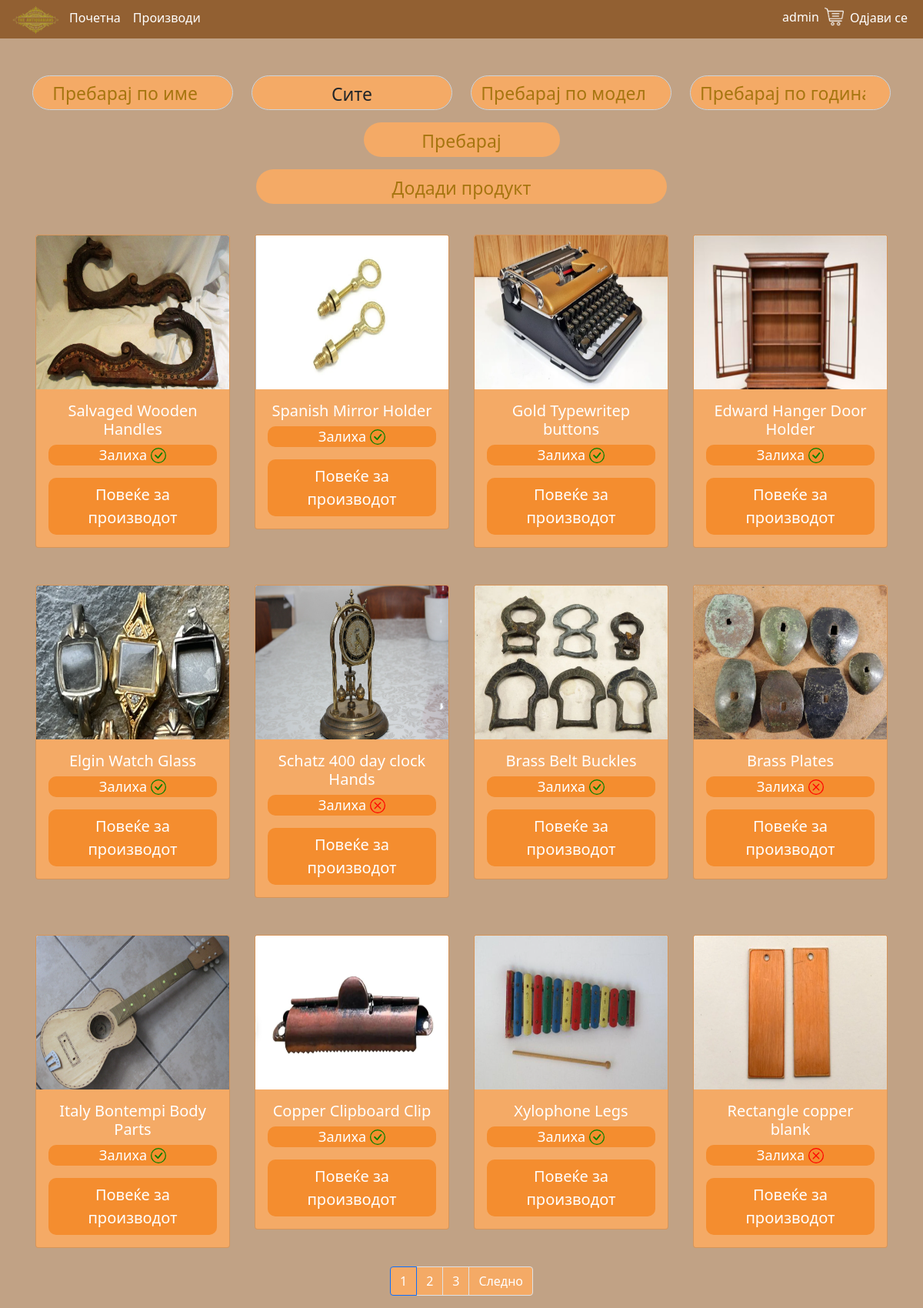
Screenshot of /products/ (signed in) with the database file from the repository.
### The_Antiquarians_app/models.py (models this page shows, shortened)
class Product(models.Model):
    CATEGORY = [
        ('Мебел', 'Мебел'),
        ('Накит', 'Накит'),
        ('Часовници', 'Часовници'),
        ('Кујнски прибор', 'Кујнски прибор'),
        ('Декоративни работи', 'Декоративни работи'),
        ('Интериор', 'Интериор'),
        ('Музички инструменти', 'Музички инструменти'),
        ('Играчки', 'Играчки'),
        ('Текстил', 'Текстил'),
    ]
    seller_name_and_surname = models.CharField(max_length=100, null=True, blank=True)
    seller_city = models.CharField(max_length=100, null=True, blank=True)
    seller_email = models.CharField(max_length=100, null=True, blank=True)
    seller_phone_number = models.CharField(max_length=100, null=True, blank=True)
    name = models.CharField(max_length=100, null=False, blank=False)
    price = models.IntegerField(null=False, blank=False)
    quantity = models.IntegerField(null=False, blank=False)
    year = models.IntegerField(null=False, blank=False)
    category = models.CharField(max_length=255, null=False, blank=False, choices=CATEGORY)
    model = models.CharField(max_length=255, null=False, blank=False)
    image = models.ImageField(upload_to="The_Antiquarians_app/static/images/images")
    description = models.TextField(max_length=500)
    @property
    def imageURL(self):
        try:
            url = self.image.url
        except:
            url = ''
        return url

### The_Antiquarians_app/views.py (the view)
# urls.py: path('products/', products, name="products"),
def products(request):
    name_filter = request.GET.get('name_filter')
    category_filter = request.GET.get('category_filter')
    model_filter = request.GET.get('model_filter')
    year_filter = request.GET.get('year_filter')
    all_products = Product.objects.all()
    if name_filter:
        all_products = all_products.filter(name__icontains=name_filter)
    if category_filter:
        all_products = all_products.filter(category__icontains=category_filter)
    if model_filter:
        all_products = all_products.filter(model__icontains=model_filter)
    if year_filter:
        all_products = all_products.filter(year__icontains=year_filter)
    paginator = Paginator(all_products, 12)
    page_number = request.GET.get('page')
    all_products = paginator.get_page(page_number)
    categories = []
    for category in Product.CATEGORY:
        categories.append(category[1])
    context = {
        "products": all_products,
        "name_filter_value": name_filter,
        "category_filter_value": category_filter,
        "model_filter_value": model_filter,
        "year_filter_value": year_filter,
        "categories": categories
    }
    return render(request, "products.html", context=context)

### The_Antiquarians_app/templates/products.html (shortened to what this page needs)
{% extends 'main.html' %}
{% load static %}
{% block content %}
    <div class="container mt-5">
        <form method="GET" action="{% url 'products' %}">
            <div class="row">
                <div class="col-lg-3 col-md-6">
                    <input class="form-control btn-search-products" type="search" name="name_filter"
                           placeholder="Пребарај по име" aria-label="Search"
                            >
                </div>
                <div class="col-lg-3 col-md-6">
                    <div class="dropdown">
                        <select class="form-control dropdown-toggle btn-search-products w-100" name="category_filter">
                            <option value="">Сите</option>
                        </select>
                    </div>
                </div>
                <div class="col-lg-3 col-md-6">
                    <input class="form-control btn-search-products" type="search" name="model_filter"
                           placeholder="Пребарај по модел" aria-label="Search"
                            >
                </div>
                <div class="col-lg-3 col-md-6">
                    <input class="form-control btn-search-products" type="search" name="year_filter"
                           placeholder="Пребарај по година" aria-label="Search"
                            >
                </div>
            </div>
            <div class="col-lg-3 col-md-3 container my-3">
                <button class="btn w-100 btn-add-new-product" type="submit">Пребарај</button>
            </div>
            {% if user.is_superuser %}
                <div class="col-lg-6 col-md-6 container my-3">
                    <a class="btn w-100 btn-add-new-product" href="{% url 'add_product' %}">Додади продукт</a>
                </div>
            {% endif %}
        </form>
    </div>
    <div class="container">
        <div class="row justify-content-center">
            {% for product in products %}
                <div class="px-3 col-3 my-4">
                    <div class="card product-container">
                        <img src="{{ product.imageURL }}" class="card-img-top img-prod">
                        <div class="card-body">
                            <h5 class="card-title text-white text-center">{{ product.name }}</h5>
                            {% if product.quantity > 0 %}
                                <p class="card-btn-stock text-white">
                                    Залиха
                                </p>
                            {% else %}
                                <p class="card-btn-stock text-white">
                                    Залиха
                                </p>
                            {% endif %}
                            <div class="d-flex justify-content-center card-btn-product">
                                <a class="text-white btn fs-5" href="{% url 'product_details' product.id %}">Повеќе за
                                    производот</a>
                            </div>
                        </div>
                    </div>
                </div>
            {% endfor %}
        </div>
    </div>
    <nav aria-label="Page navigation example">
        <ul class="pagination justify-content-center">
            {% for num in products.paginator.page_range %}
                {% if products.number == num %}
                    <li class="page-item active">
                        <span class="page-link">{{ num }}</span>
                    </li>
                {% else %}
                    <li class="page-item">
                        <a class="page-link" href="?page={{ num }}">{{ num }}</a>
                    </li>
                {% endif %}
            {% endfor %}
            {% if products.has_next %}
                <li class="page-item">
                    <a class="page-link" href="?page={{ products.next_page_number }}">Следно</a>
                </li>
            {% endif %}
        </ul>
    </nav>
{% endblock content %}

### The_Antiquarians_app/templates/main.html (shortened to what this page needs)
<!DOCTYPE html>
{% load static %}
<html lang="en">
<head>
    <link rel="stylesheet" type="text/css" href="{% static 'css/main.css' %}">
    <link href="https://cdn.jsdelivr.net/npm/bootstrap@5.0.2/dist/css/bootstrap.min.css" rel="stylesheet"
>
</head>
<body>
<nav class="navbar-expand-lg navcolor">
    <div class="container-fluid">
        <div class="collapse navbar-collapse" id="navbarSupportedContent">
            <ul class="navbar-nav me-auto mb-3 mb-lg-0 leftsidenavbar">
                <li class="nav-item">
                    <img src="{% static 'images/logo.png' %}" style="width: 70px; height: 50px">
                </li>
                <li class="nav-item">
                    <a class="nav-link active text-white" aria-current="page" href="{% url 'home' %}">Почетна</a>
                </li>
                <li class="nav-item">
                    <a class="nav-link active text-white" aria-current="page" href="{% url 'products' %}">Производи</a>
                </li>
            </ul>
            <ul class="navbar-nav ml-5 mb-3 mt-1 mb-lg-0">
                {% if user.is_authenticated %}
                    <li class="nav-item navbarusername">
                        <p class="text-white">{{ request.user }}</p>
                    </li>
                    <li class="nav-item mt-1">
                        <a href="{% url 'shopping_cart' %}">
                            <img src="{% static 'images/shoppingcartlogo.png' %}"
                                 style="width: 1.563rem; height: 1.563rem;">
                        </a>
                    </li>
                {% endif %}
                {% if user.is_authenticated %}
                    <li class="nav-item">
                        <a class="nav-link active text-white" style="margin-top: -0.094rem" aria-current="page"
                           href="{% url 'logout_user' %}">Одјави се</a>
                    </li>
                {% else %}
                    <li class="nav-item">
                        <a class="nav-link active text-white" style="margin-top: -0.65rem" aria-current="page"
                           href="{% url 'login_page' %}">Најави се</a>
                    </li>
                {% endif %}
            </ul>
        </div>
    </div>
</nav>
<div>
    {% block content %}
    {% endblock content %}
</div>
</body>
</html>

### The_Antiquarians_app/static/css/main.css (style rules this page uses)
body { background-color: #c1a285 !important; }
.navcolor { background-color: #926032; }
.leftsidenavbar { align-items: baseline; }
.navbarusername { margin: 0.4rem 0.438rem 0 0.438rem; }
.btn-search-products { background-color: #f4aa66 !important; border-radius: 1.563rem !important; height: 2.813rem; font-size: 1.438rem !important; color: white; text-align: center; }
.btn-add-new-product { background-color: #f4aa66 !important; border-radius: 1.563rem !important; height: 2.813rem; font-size: 1.438rem !important; color: white; text-align: center; color: #a6750f !important; }
::placeholder { color: #a6750f !important; }
.card-btn-stock { background-color: #f48d2f !important; border-radius: 0.625rem !important; font-size: 1.125rem !important; width: 100%; text-align: center; display: flex; align-items: center; justify-content: center; flex-direction: row; }
.stock { margin-left: 5px; }
.card-btn-product { background-color: #f48d2f !important; border-radius: 0.625rem !important; font-size: 1.125rem !important; }
.product-container { background-color: #f4aa66 !important; }
.page-link { color: white !important; background-color: #f4aa66 !important; }
.img-prod { background-color: white !important; height: 200px !important; }

### rows the page displays
Product: imageURL (picture), name "Salvaged Wooden Handles", quantity "Залиха"
Product: imageURL (picture), name "Spanish Mirror Holder", quantity "Залиха"
Product: imageURL (picture), name "Gold Typewriteр buttons", quantity "Залиха"
Product: imageURL (picture), name "Edward Hanger Door Holder", quantity "Залиха"
Product: imageURL (picture), name "Elgin Watch Glass", quantity "Залиха"
Product: imageURL (picture), name "Schatz 400 day clock Hands", quantity "Залиха"
Product: imageURL (picture), name "Brass Belt Buckles", quantity "Залиха"
Product: imageURL (picture), name "Brass Plates", quantity "Залиха"
Product: imageURL (picture), name "Italy Bontempi Body Parts", quantity "Залиха"
Product: imageURL (picture), name "Copper Clipboard Clip", quantity "Залиха"
Product: imageURL (picture), name "Xylophone Legs", quantity "Залиха"
Product: imageURL (picture), name "Rectangle copper blank", quantity "Залиха"

### other values shown
{{ request.user }} "admin"
{{ num }} "1"
{{ num }} "2" "3"
